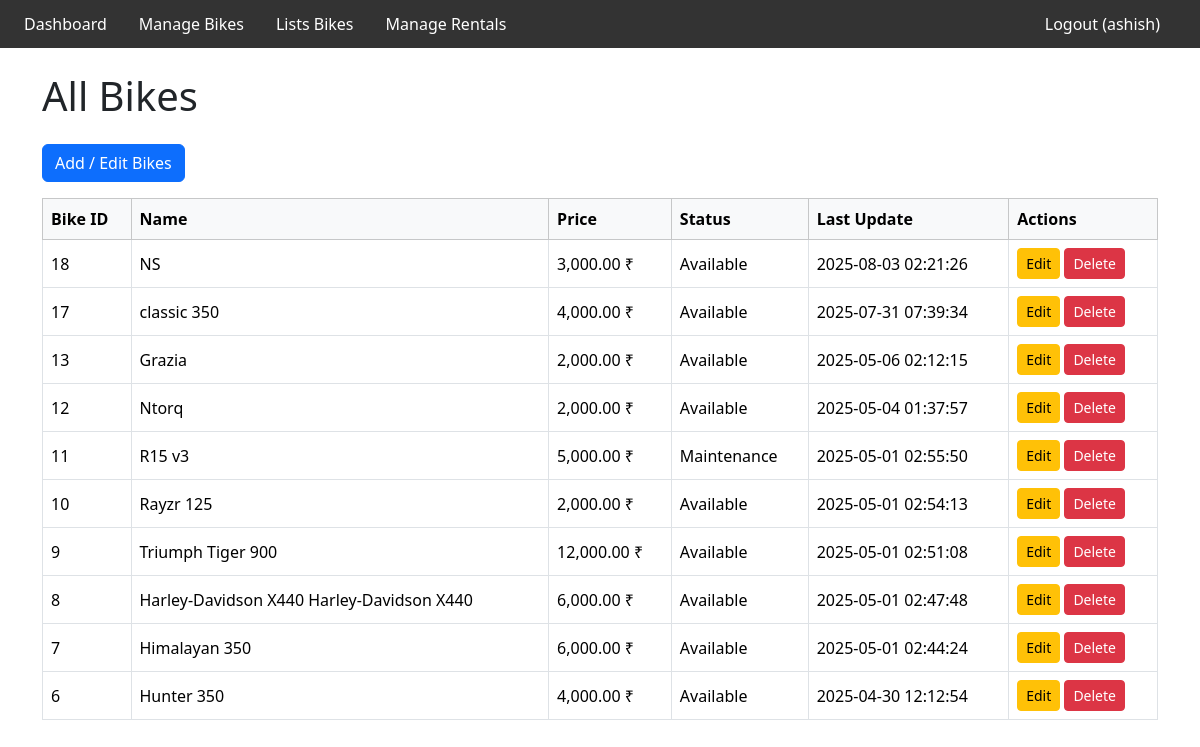
Screenshot of /bike/admin/admin_lists.php (signed in) with the database file from the repository.
### tables this page shows
CREATE TABLE `bikes` (
  `bike_id` int(11) NOT NULL,
  `type` varchar(50) NOT NULL,
  `brand` varchar(100) NOT NULL,
  `status` enum('available','rented','maintenance') NOT NULL DEFAULT 'available',
  `last_update` timestamp NOT NULL DEFAULT current_timestamp(),
  `image` longblob DEFAULT NULL,
  `name` varchar(100) NOT NULL,
  `price` decimal(10,2) NOT NULL DEFAULT 0.00,
  `mileage` decimal(5,2) DEFAULT NULL,
  `cc` int(11) DEFAULT NULL,
  `description` text DEFAULT NULL
);

### bike/admin/admin_lists.php (the view, shortened to what this page needs)
<?php
include 'admin_navbar.php';
$conn = new mysqli('localhost', 'root', '', 'bike_rental');
$bikes = [];
$res = $conn->query("SELECT bike_id, name, price, status, last_update FROM bikes ORDER BY bike_id DESC");
while ($row = $res->fetch_assoc()) {
    $bikes[] = $row;
}
?>
<!DOCTYPE html>
<html lang="en">
<head>
  <link href="https://cdn.jsdelivr.net/npm/bootstrap@5.3.2/dist/css/bootstrap.min.css" rel="stylesheet">
</head>
<body>
  <div class="container mt-4">
    <h1 class="mb-4">All Bikes</h1>
    <a class="btn btn-primary mb-3" href="admin_managebikes.php">Add / Edit Bikes</a>
    <div class="table-responsive">
      <table class="table table-bordered table-hover align-middle">
        <thead class="table-light">
          <tr>
            <th>Bike ID</th>
            <th>Name</th>
            <th>Price</th>
            <th>Status</th>
            <th>Last Update</th>
            <th>Actions</th>
          </tr>
        </thead>
        <tbody>
          <?php if (empty($bikes)): ?>
            <tr><td colspan="6">No bikes found.</td></tr>
          <?php else: ?>
            <?php foreach ($bikes as $b): ?>
              <tr>
                <td><?php echo $b['bike_id']; ?></td>
                <td><?php echo htmlspecialchars($b['name']); ?></td>
                <td><?php echo number_format($b['price'], 2); ?> ₹</td>
                <td><?php echo ucfirst($b['status']); ?></td>
                <td><?php echo $b['last_update']; ?></td>
                <td>
                  <a href="admin_managebikes.php?edit_id=<?php echo $b['bike_id']; ?>" class="btn btn-sm btn-warning">Edit</a>
                  <a href="admin_managebikes.php?delete_id=<?php echo $b['bike_id']; ?>" class="btn btn-sm btn-danger" onclick="return confirm('Delete this bike?');">Delete</a>
                </td>
              </tr>
            <?php endforeach; ?>
          <?php endif; ?>
        </tbody>
      </table>
    </div>
  </div>
</body>
</html>

### rows the page displays
bikes: bike_id "18", name "NS", price "3,000.00", status "Available", last_update "2025-08-03 02:21:26"
bikes: bike_id "17", name "classic 350", price "4,000.00", status "Available", last_update "2025-07-31 07:39:34"
bikes: bike_id "13", name "Grazia", price "2,000.00", status "Available", last_update "2025-05-06 02:12:15"
bikes: bike_id "12", name "Ntorq", price "2,000.00", status "Available", last_update "2025-05-04 01:37:57"
bikes: bike_id "11", name "R15 v3", price "5,000.00", status "Maintenance", last_update "2025-05-01 02:55:50"
bikes: bike_id "10", name "Rayzr 125", price "2,000.00", status "Available", last_update "2025-05-01 02:54:13"
bikes: bike_id "9", name "Triumph Tiger 900", price "12,000.00", status "Available", last_update "2025-05-01 02:51:08"
bikes: bike_id "8", name "Harley-Davidson X440 Harley-Davidson X440", price "6,000.00", status "Available", last_update "2025-05-01 02:47:48"
bikes: bike_id "7", name "Himalayan 350", price "6,000.00", status "Available", last_update "2025-05-01 02:44:24"
bikes: bike_id "6", name "Hunter 350", price "4,000.00", status "Available", last_update "2025-04-30 12:12:54"

### other values shown
$_SESSION['admin_username'] "ashish"
